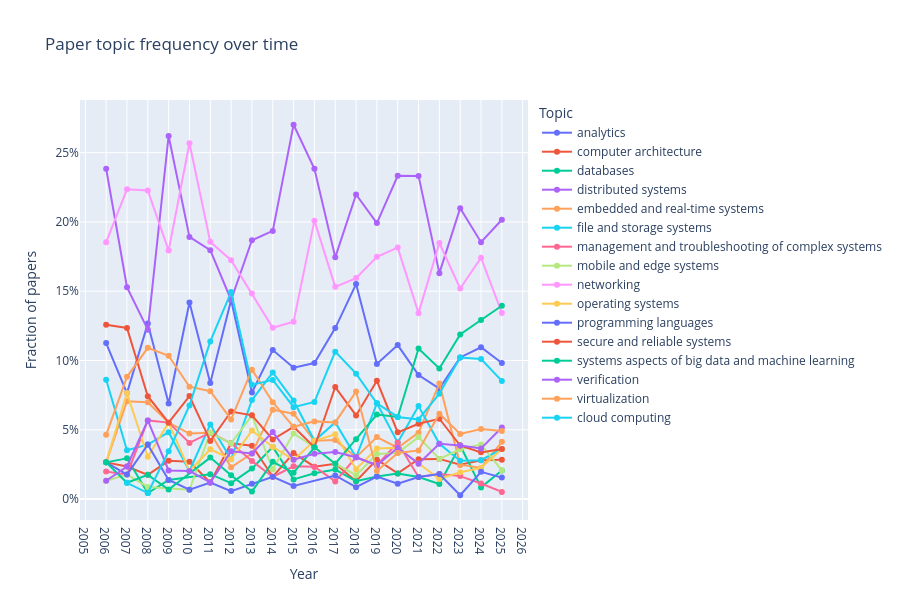

The cell this chart's notebook holds for it:
### Markdown cell above
## 3 · Topic trend lines

### Code cell
trends = topic_trends_from_embeddings(DATA_DIR / "embeddings.npz")

fig = px.line(
    trends, x="year", y="frequency", color="topic",
    markers=True,
    title="Paper topic frequency over time",
    labels={"frequency": "Fraction of papers", "year": "Year", "topic": "Topic"},
)
fig.update_layout(
    xaxis=dict(dtick=1),
    yaxis=dict(tickformat=".0%"),
    hovermode="x unified",
    height=600,
)
fig.show()

### Figure 1 — Plotly figure (JSON) as saved in the notebook; plotly's stock layout.template omitted (floating-point values rounded to 4 significant figures)
{"data": [{"hovertemplate": "Topic=analytics<br>Year=%{x}<br>Fraction of papers=%{y}<extra></extra>", "legendgroup": "analytics", "line": {"color": "#636efa", "dash": "solid"}, "marker": {"symbol": "circle"}, "mode": "lines+markers", "name": "analytics", "orientation": "v", "showlegend": true, "type": "scatter", "x": [2006, 2007, 2008, 2009, 2010, 2011, 2012, 2013, 2014, 2015, 2016, 2017, 2018, 2019, 2020, 2021, 2022, 2023, 2024, 2025], "xaxis": "x", "y": [0.1126, 0.07647, 0.1266, 0.06897, 0.1419, 0.08383, 0.1437, 0.07692, 0.1075, 0.09479, 0.09813, 0.1234, 0.1552, 0.09756, 0.1111, 0.08946, 0.07971, 0.1022, 0.1096, 0.09819], "yaxis": "y"}, {"hovertemplate": "Topic=computer architecture<br>Year=%{x}<br>Fraction of papers=%{y}<extra></extra>", "legendgroup": "computer architecture", "line": {"color": "#EF553B", "dash": "solid"}, "marker": {"symbol": "circle"}, "mode": "lines+markers", "name": "computer architecture", "orientation": "v", "showlegend": true, "type": "scatter", "x": [2006, 2007, 2008, 2009, 2010, 2011, 2012, 2013, 2014, 2015, 2016, 2017, 2018, 2019, 2020, 2021, 2022, 2023, 2024, 2025], "xaxis": "x", "y": [0.02649, 0.02353, 0.01747, 0.02759, 0.02703, 0.01198, 0.04023, 0.03846, 0.01613, 0.03318, 0.02336, 0.02553, 0.01293, 0.02846, 0.01852, 0.02875, 0.02899, 0.02486, 0.02809, 0.02842], "yaxis": "y"}, {"hovertemplate": "Topic=databases<br>Year=%{x}<br>Fraction of papers=%{y}<extra></extra>", "legendgroup": "databases", "line": {"color": "#00cc96", "dash": "solid"}, "marker": {"symbol": "circle"}, "mode": "lines+markers", "name": "databases", "orientation": "v", "showlegend": true, "type": "scatter", "x": [2006, 2007, 2008, 2009, 2011, 2012, 2013, 2014, 2015, 2016, 2017, 2018, 2019, 2020, 2021, 2022, 2023, 2024, 2025], "xaxis": "x", "y": [0.02649, 0.02941, 0.004367, 0.01379, 0.01796, 0.01149, 0.02198, 0.03763, 0.01422, 0.01869, 0.02128, 0.01293, 0.01626, 0.01852, 0.01597, 0.01087, 0.03867, 0.008427, 0.02067], "yaxis": "y"}, {"hovertemplate": "Topic=distributed systems<br>Year=%{x}<br>Fraction of papers=%{y}<extra></extra>", "legendgroup": "distributed systems", "line": {"color": "#ab63fa", "dash": "solid"}, "marker": {"symbol": "circle"}, "mode": "lines+markers", "name": "distributed systems", "orientation": "v", "showlegend": true, "type": "scatter", "x": [2006, 2007, 2008, 2009, 2010, 2011, 2012, 2013, 2014, 2015, 2016, 2017, 2018, 2019, 2020, 2021, 2022, 2023, 2024, 2025], "xaxis": "x", "y": [0.2384, 0.1529, 0.1223, 0.2621, 0.1892, 0.1796, 0.1437, 0.1868, 0.1935, 0.2701, 0.2383, 0.1745, 0.2198, 0.1992, 0.2333, 0.2332, 0.163, 0.2099, 0.1854, 0.2016], "yaxis": "y"}, {"hovertemplate": "Topic=embedded and real-time systems<br>Year=%{x}<br>Fraction of papers=%{y}<extra></extra>", "legendgroup": "embedded and real-time systems", "line": {"color": "#FFA15A", "dash": "solid"}, "marker": {"symbol": "circle"}, "mode": "lines+markers", "name": "embedded and real-time systems", "orientation": "v", "showlegend": true, "type": "scatter", "x": [2006, 2007, 2008, 2009, 2010, 2011, 2012, 2013, 2014, 2015, 2016, 2017, 2018, 2019, 2020, 2021, 2022, 2023, 2024, 2025], "xaxis": "x", "y": [0.02649, 0.07059, 0.06987, 0.05517, 0.0473, 0.0479, 0.02299, 0.03297, 0.06452, 0.06161, 0.04206, 0.04255, 0.03017, 0.04472, 0.03704, 0.04792, 0.08333, 0.02486, 0.02247, 0.04134], "yaxis": "y"}, {"hovertemplate": "Topic=file and storage systems<br>Year=%{x}<br>Fraction of papers=%{y}<extra></extra>", "legendgroup": "file and storage systems", "line": {"color": "#19d3f3", "dash": "solid"}, "marker": {"symbol": "circle"}, "mode": "lines+markers", "name": "file and storage systems", "orientation": "v", "showlegend": true, "type": "scatter", "x": [2006, 2007, 2008, 2009, 2010, 2011, 2012, 2013, 2014, 2015, 2016, 2017, 2018, 2019, 2020, 2021, 2022, 2023, 2024, 2025], "xaxis": "x", "y": [0.08609, 0.03529, 0.0393, 0.04828, 0.02027, 0.05389, 0.02874, 0.07143, 0.0914, 0.07109, 0.04206, 0.05532, 0.03017, 0.06911, 0.04074, 0.06709, 0.03986, 0.02762, 0.02809, 0.03618], "yaxis": "y"}, {"hovertemplate": "Topic=management and troubleshooting of complex systems<br>Year=%{x}<br>Fraction of papers=%{y}<extra></extra>", "legendgroup": "management and troubleshooting of complex systems", "line": {"color": "#FF6692", "dash": "solid"}, "marker": {"symbol": "circle"}, "mode": "lines+markers", "name": "management and troubleshooting of complex systems", "orientation": "v", "showlegend": true, "type": "scatter", "x": [2006, 2007, 2008, 2009, 2010, 2011, 2012, 2013, 2014, 2015, 2016, 2017, 2018, 2019, 2020, 2021, 2022, 2023, 2024, 2025], "xaxis": "x", "y": [0.01987, 0.01765, 0.05677, 0.05517, 0.04054, 0.0479, 0.04023, 0.02747, 0.01613, 0.0237, 0.02336, 0.01277, 0.03017, 0.02439, 0.04074, 0.01597, 0.01812, 0.01657, 0.01124, 0.005168], "yaxis": "y"}, {"hovertemplate": "Topic=mobile and edge systems<br>Year=%{x}<br>Fraction of papers=%{y}<extra></extra>", "legendgroup": "mobile and edge systems", "line": {"color": "#B6E880", "dash": "solid"}, "marker": {"symbol": "circle"}, "mode": "lines+markers", "name": "mobile and edge systems", "orientation": "v", "showlegend": true, "type": "scatter", "x": [2006, 2007, 2008, 2010, 2011, 2012, 2013, 2014, 2015, 2016, 2017, 2018, 2019, 2020, 2021, 2022, 2023, 2024, 2025], "xaxis": "x", "y": [0.01325, 0.01765, 0.008734, 0.006757, 0.0479, 0.04023, 0.06044, 0.02151, 0.04739, 0.03738, 0.02553, 0.01724, 0.03252, 0.03333, 0.04473, 0.02899, 0.03591, 0.03933, 0.02067], "yaxis": "y"}, {"hovertemplate": "Topic=networking<br>Year=%{x}<br>Fraction of papers=%{y}<extra></extra>", "legendgroup": "networking", "line": {"color": "#FF97FF", "dash": "solid"}, "marker": {"symbol": "circle"}, "mode": "lines+markers", "name": "networking", "orientation": "v", "showlegend": true, "type": "scatter", "x": [2006, 2007, 2008, 2009, 2010, 2011, 2012, 2013, 2014, 2015, 2016, 2017, 2018, 2019, 2020, 2021, 2022, 2023, 2024, 2025], "xaxis": "x", "y": [0.1854, 0.2235, 0.2227, 0.1793, 0.2568, 0.1856, 0.1724, 0.1484, 0.1237, 0.128, 0.2009, 0.1532, 0.1595, 0.1748, 0.1815, 0.1342, 0.1848, 0.1519, 0.1742, 0.1344], "yaxis": "y"}, {"hovertemplate": "Topic=operating systems<br>Year=%{x}<br>Fraction of papers=%{y}<extra></extra>", "legendgroup": "operating systems", "line": {"color": "#FECB52", "dash": "solid"}, "marker": {"symbol": "circle"}, "mode": "lines+markers", "name": "operating systems", "orientation": "v", "showlegend": true, "type": "scatter", "x": [2006, 2007, 2008, 2009, 2010, 2011, 2012, 2013, 2014, 2015, 2016, 2017, 2018, 2019, 2020, 2021, 2022, 2023, 2024, 2025], "xaxis": "x", "y": [0.02649, 0.07647, 0.03057, 0.05517, 0.02027, 0.03593, 0.02874, 0.04945, 0.03763, 0.02844, 0.04206, 0.04681, 0.02155, 0.03659, 0.03704, 0.02556, 0.01449, 0.01934, 0.02247, 0.03618], "yaxis": "y"}, {"hovertemplate": "Topic=programming languages<br>Year=%{x}<br>Fraction of papers=%{y}<extra></extra>", "legendgroup": "programming languages", "line": {"color": "#636efa", "dash": "solid"}, "marker": {"symbol": "circle"}, "mode": "lines+markers", "name": "programming languages", "orientation": "v", "showlegend": true, "type": "scatter", "x": [2006, 2007, 2008, 2009, 2010, 2011, 2012, 2013, 2014, 2015, 2017, 2018, 2019, 2020, 2021, 2022, 2023, 2024, 2025], "xaxis": "x", "y": [0.02649, 0.01765, 0.0393, 0.01379, 0.006757, 0.01198, 0.005747, 0.01099, 0.01613, 0.009479, 0.01702, 0.008621, 0.01626, 0.01111, 0.01597, 0.01812, 0.002762, 0.01966, 0.0155], "yaxis": "y"}, {"hovertemplate": "Topic=secure and reliable systems<br>Year=%{x}<br>Fraction of papers=%{y}<extra></extra>", "legendgroup": "secure and reliable systems", "line": {"color": "#EF553B", "dash": "solid"}, "marker": {"symbol": "circle"}, "mode": "lines+markers", "name": "secure and reliable systems", "orientation": "v", "showlegend": true, "type": "scatter", "x": [2006, 2007, 2008, 2009, 2010, 2011, 2012, 2013, 2014, 2015, 2016, 2017, 2018, 2019, 2020, 2021, 2022, 2023, 2024, 2025], "xaxis": "x", "y": [0.1258, 0.1235, 0.07424, 0.05517, 0.07432, 0.04192, 0.06322, 0.06044, 0.04301, 0.05213, 0.03738, 0.08085, 0.06034, 0.08537, 0.04815, 0.05431, 0.05797, 0.03867, 0.03371, 0.03618], "yaxis": "y"}, {"hovertemplate": "Topic=systems aspects of big data and machine learning<br>Year=%{x}<br>Fraction of papers=%{y}<extra></extra>", "legendgroup": "systems aspects of big data and machine learning", "line": {"color": "#00cc96", "dash": "solid"}, "marker": {"symbol": "circle"}, "mode": "lines+markers", "name": "systems aspects of big data and machine learning", "orientation": "v", "showlegend": true, "type": "scatter", "x": [2006, 2007, 2008, 2009, 2011, 2012, 2013, 2014, 2015, 2016, 2017, 2018, 2019, 2020, 2021, 2022, 2023, 2024, 2025], "xaxis": "x", "y": [0.02649, 0.01176, 0.01747, 0.006897, 0.02994, 0.01724, 0.005495, 0.02688, 0.01896, 0.03738, 0.02553, 0.0431, 0.06098, 0.05926, 0.1086, 0.0942, 0.1188, 0.1292, 0.1395], "yaxis": "y"}, {"hovertemplate": "Topic=verification<br>Year=%{x}<br>Fraction of papers=%{y}<extra></extra>", "legendgroup": "verification", "line": {"color": "#ab63fa", "dash": "solid"}, "marker": {"symbol": "circle"}, "mode": "lines+markers", "name": "verification", "orientation": "v", "showlegend": true, "type": "scatter", "x": [2006, 2007, 2008, 2009, 2010, 2011, 2012, 2013, 2014, 2015, 2016, 2017, 2018, 2019, 2020, 2021, 2022, 2023, 2024, 2025], "xaxis": "x", "y": [0.01325, 0.02353, 0.05677, 0.02069, 0.02027, 0.01198, 0.03448, 0.03297, 0.04839, 0.02844, 0.03271, 0.03404, 0.03017, 0.02439, 0.03704, 0.02556, 0.03986, 0.03867, 0.03652, 0.05168], "yaxis": "y"}, {"hovertemplate": "Topic=virtualization<br>Year=%{x}<br>Fraction of papers=%{y}<extra></extra>", "legendgroup": "virtualization", "line": {"color": "#FFA15A", "dash": "solid"}, "marker": {"symbol": "circle"}, "mode": "lines+markers", "name": "virtualization", "orientation": "v", "showlegend": true, "type": "scatter", "x": [2006, 2007, 2008, 2009, 2010, 2011, 2012, 2013, 2014, 2015, 2016, 2017, 2018, 2019, 2020, 2021, 2022, 2023, 2024, 2025], "xaxis": "x", "y": [0.04636, 0.08824, 0.1092, 0.1034, 0.08108, 0.07784, 0.05747, 0.09341, 0.06989, 0.05213, 0.05607, 0.05532, 0.07759, 0.02033, 0.03333, 0.03514, 0.06159, 0.04696, 0.05056, 0.0491], "yaxis": "y"}, {"hovertemplate": "Topic=cloud computing<br>Year=%{x}<br>Fraction of papers=%{y}<extra></extra>", "legendgroup": "cloud computing", "line": {"color": "#19d3f3", "dash": "solid"}, "marker": {"symbol": "circle"}, "mode": "lines+markers", "name": "cloud computing", "orientation": "v", "showlegend": true, "type": "scatter", "x": [2007, 2008, 2009, 2010, 2011, 2012, 2013, 2014, 2015, 2016, 2017, 2018, 2019, 2020, 2021, 2022, 2023, 2024, 2025], "xaxis": "x", "y": [0.01176, 0.004367, 0.03448, 0.06757, 0.1138, 0.1494, 0.08242, 0.08602, 0.06635, 0.07009, 0.1064, 0.09052, 0.06911, 0.05926, 0.05751, 0.07609, 0.1022, 0.1011, 0.08527], "yaxis": "y"}], "layout": {"height": 600, "hovermode": "x unified", "legend": {"title": {"text": "Topic"}, "tracegroupgap": 0}, "title": {"text": "Paper topic frequency over time"}, "xaxis": {"anchor": "y", "domain": [0, 1], "dtick": 1, "title": {"text": "Year"}}, "yaxis": {"anchor": "x", "domain": [0, 1], "tickformat": ".0%", "title": {"text": "Fraction of papers"}}}}
